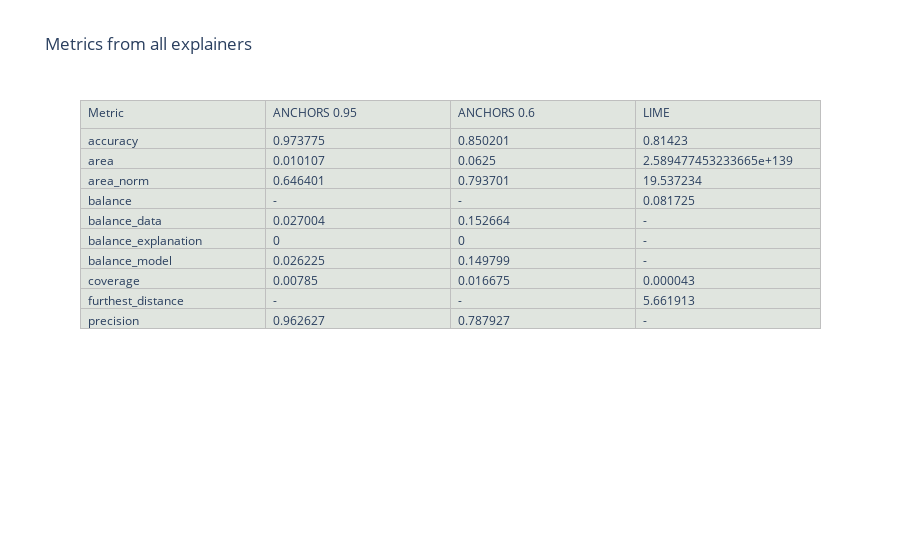

Notebook code cell kept with this figure:
### Code cell
comp.print_metrics(plot='table')

### Figure 1 — Plotly figure (JSON) as saved in the notebook; plotly's stock layout.template omitted (floating-point values rounded to 4 significant figures)
{"data": [{"cells": {"align": "left", "fill": {"color": "#e0e5df"}, "line": {"color": "#bfbfbf"}, "values": [["accuracy", "area", "area_norm", "balance", "balance_data", "balance_explanation", "balance_model", "coverage", "furthest_distance", "precision"], [0.9738, 0.01011, 0.6464, "-", 0.027, 0.0, 0.02622, 0.00785, "-", 0.9626], [0.8502, 0.0625, 0.7937, "-", 0.1527, 0.0, 0.1498, 0.01667, "-", 0.7879], [0.8142, 2.589e+139, 19.54, 0.08173, "-", "-", "-", 4.3e-05, 5.662, "-"]]}, "header": {"align": "left", "fill": {"color": "#e0e5df"}, "line": {"color": "#bfbfbf"}, "values": ["Metric", "ANCHORS 0.95", "ANCHORS 0.6", "LIME"]}, "type": "table"}], "layout": {"title": {"text": "Metrics from all explainers"}}}
